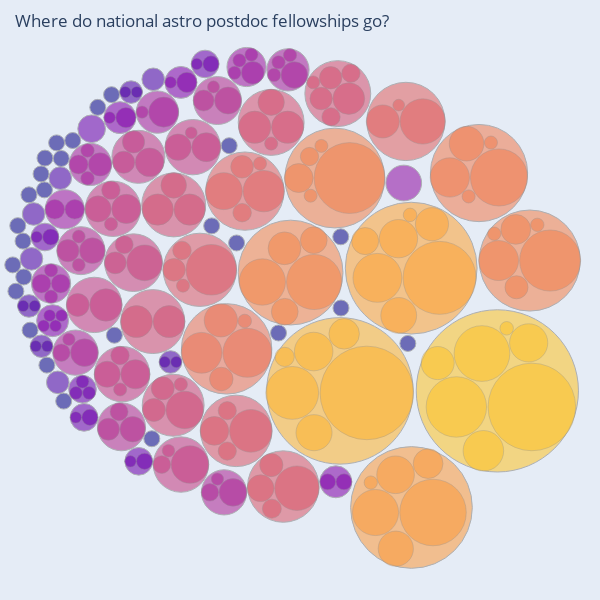

Notebook source saved alongside this figure:
### Code cell
import plotly.graph_objects as go
from matplotlib.colors import Normalize,rgb2hex,LogNorm
from palettable.cartocolors.sequential import agSunset_7


cmap = plt.get_cmap('plasma')
#cmap = agSunset_2.mpl_colormap
norm = Normalize(vmin=np.min(data_dict['size']),vmax=np.max(data_dict['size']))
norm = LogNorm(vmin=np.min(data_dict['size']),vmax=np.max(data_dict['size'])*2)

def bubble(data_dict,fig=None,lw=1,level=1):
    if fig is None: fig = go.Figure()
    kwargs = {
        'type': 'circle',
        'xref': 'x',
        'yref': 'y',
        'layer':'above',
        'line':dict(
            color='gray',
            width=lw)}

    ## add the actual bubbles to the figure
    points = [
        go.layout.Shape(
            x0=x-r,x1=x+r,
            y0=y-r,y1=y+r,
            fillcolor=rgb2hex(cmap(norm(parent_count))) if lw < 1 else None,
            opacity=1,
            **kwargs) 
        for x, y, r,parent_count in zip(
            data_dict['xpos'],
            data_dict['ypos'],
            data_dict['radius'],
            data_dict['parent_count'])]
    #fig.update_layout(shapes=points)

    ## add hover box using a scatter trace
    sizes = data_dict['radius']*2
    colors = [rgb2hex(cmap(norm(parent_count))) for parent_count in data_dict['parent_count']]
    fig.add_trace(go.Scatter(
        x=data_dict['xpos'],
        y=data_dict['ypos'],
        mode="markers",
        opacity=0.8,
        hovertext=[
            f"{location}<br>{count:0.0f}/{parent_count:0.0f} {fellowtype} recipients"
            for location,count,parent_count,fellowtype in zip(
                data_dict['location'],
                data_dict['count'],
                data_dict['parent_count'],
                data_dict['fellowtype']
                )
            ],
        marker=dict(
            color=colors,
            size=sizes,
            sizemode='diameter',
            sizeref=1.7e-3,# if level == 1 else 1.2/100,#2.*max(sizes)/(2*100**2,
            sizemin=1,
            line=dict(
                color='gray',
                width=lw)
            ),
        hovertemplate='%{hovertext}<extra></extra>',
    ))

    ## setup the axis to be a blank (square) canvas
    fig.update_xaxes(range=[-1, 1])
    fig.update_yaxes(range=[-1, 1])

    fig.update_layout(
        width=600,
        height=600,
        margin=dict(
            t=0,b=0,
            l=0,r=0),
        showlegend=False,
        xaxis={
            'showgrid': False, # thin lines in the background
            'zeroline': False, # thick line at x=0
            'visible': False},  # numbers below
        yaxis={
            'showgrid': False, # thin lines in the background
            'zeroline': False, # thick line at x=0
            'visible': False},  # numbers below 
        )
    fig.update_traces(textposition='top center')
    return fig

fig = None
fig = bubble(convert_circles_to_dict(level1_circles),fig=fig,lw=1)
fig = bubble(convert_circles_to_dict(level2_circles),fig=fig,lw=0.5,level=2)

## handle the legend and annotation
minyear = all_fellows[:,0].astype(int).max()
- all_fellows[:,0].astype(int).min()
dyear

fig.add_annotation(
    text='',
    x=.025,y=0.025,
    xref='container',
    yref='container',
)
fig.update_layout(
    title=dict(
            text='Where do national astro postdoc fellowships go?',
            x=.025,y=0.975,
            xref='container',
            yref='container',
        )
)

fig.show(
    #config={ 'modeBarButtonsToRemove': ['zoom', 'pan','select','lasso','autoscale','reset'] }
    config={'displayModeBar':False})

### Figure 1 — Plotly figure (JSON) as saved in the notebook; plotly's stock layout.template omitted (floating-point values rounded to 4 significant figures; data arrays with more than 128 entries replaced by an {"elided": "..."} marker saying what was removed)
{"data": [{"hovertemplate": "%{hovertext}<extra></extra>", "hovertext": ["Dartmouth College<br>1/1 NSF recipients", "Georgia State University<br>1/1 Hubble recipients", "Iowa State University<br>1/1 Hubble recipients", "Cerro Tololo InterAmerican Observatory<br>1/1 NSF recipients", "Adler Planetarium<br>1/1 NSF recipients", "Bowling Green State University<br>1/1 Hubble recipients", "Purdue University<br>1/1 Einstein recipients", "Lick Observatory, University of California<br>1/1 Hubble recipients", "Texas Tech University<br>1/1 Einstein recipients", "Wesleyan Universities<br>1/1 NSF recipients", "University of Utah<br>1/1 NSF recipients", "University of Pittsburgh<br>1/1 Hubble recipients", "University of Notre Dame<br>1/1 NSF recipients", "University of North Carolina, Chapel Hill<br>1/1 Hubble recipients", "University of California, Riverside<br>1/1 NSF recipients", "United States Naval Observatory<br>1/1 Michelson recipients", "San Francisco State University<br>1/1 Hubble recipients", "Los Alamos National Laboratory<br>1/1 Hubble recipients", "Rochester Institute of Technology<br>1/1 NSF recipients", "Rice University<br>1/1 Chandra recipients", "Western Washington University<br>1/1 NSF recipients", "North Carolina State University<br>1/1 Hubble recipients", "National Center for Atmospheric Research<br>1/1 NSF recipients", "NRAO - Socorro<br>1/1 NSF recipients", "Lowell Observatory<br>1/1 Hubble recipients", "*Fellow at Large<br>1/1 Chandra recipients", "University of Pennsylvania<br>2/2 all recipients", "University of Minnesota<br>2/2 Hubble recipients", "Lawrence Livermore National Laboratory<br>2/2 all recipients", "Vanderbilt University<br>2/2 NSF recipients", "University of California, Davis<br>2/2 Hubble recipients", "NASA Ames Research Center<br>2/2 all recipients", "NRAO - Charlottesville<br>2/2 NSF recipients", "Goddard Space Flight Center<br>2/2 all recipients", "Southwest Research Institute<br>2/2 Sagan recipients", "Rutgers University<br>3/3 all recipients", "New Mexico State University<br>3/3 all recipients", "University of Florida<br>3/3 all recipients", "Case Western Reserve University<br>3/3 all recipients", "University of Illinois, Urbana-Champaign<br>3/3 all recipients", "SLAC National Laboratory<br>3/3 Einstein recipients", "Boston University<br>4/4 all recipients", "University of California, Irvine<br>4/4 all recipients", "National Radio Astronomy Observatory<br>4/4 all recipients", "New York University<br>4/4 all recipients", "Kitt Peak National Observatory<br>5/5 Hubble recipients", "American Museum of Natural History<br>6/6 all recipients", "University of Massachusetts, Amherst<br>6/6 all recipients", "Pennsylvania State University<br>6/6 all recipients", "Michigan State University<br>7/7 all recipients", "University of California, San Diego<br>7/7 all recipients", "Cornell University<br>7/7 all recipients", "National Optical Astronomy Observatory<br>8/8 all recipients", "University of Virginia<br>8/8 all recipients", "University of Maryland, College Park<br>9/9 all recipients", "Arizona State University<br>9/9 all recipients", "Ohio State University<br>9/9 all recipients", "Jet Propulsion Laboratory<br>11/11 all recipients", "University of Wisconsin, Madison<br>12/12 all recipients", "University of California, Santa Barbara<br>12/12 all recipients", "Space Telescope Science Institute<br>12/12 all recipients", "University of California, Los Angeles<br>12/12 all recipients", "Northwestern University<br>12/12 all recipients", "Carnegie Institute of Washington<br>13/13 all recipients", "Stanford University<br>15/15 all recipients", "University of Washington<br>16/16 all recipients", "Lawrence Berkeley National Laboratory<br>16/16 all recipients", "Yale University<br>17/17 all recipients", "University of Michigan<br>17/17 all recipients", "Columbia University<br>20/20 all recipients", "Johns Hopkins University<br>20/20 all recipients", "University of Hawaii, Institute for Astronomy<br>21/21 all recipients", "University of Texas, Austin<br>24/24 all recipients", "University of Colorado, Boulder<br>24/24 all recipients", "University of Chicago<br>32/32 all recipients", "University of California, Santa Cruz<br>37/37 all recipients", "Carnegie Observatories<br>39/39 all recipients", "University of Arizona<br>40/40 all recipients", "Massachusetts Institute of Technology<br>43/43 all recipients", "University of California, Berkeley<br>58/58 all recipients", "California Institute of Technology<br>68/68 all recipients", "Princeton University<br>84/84 all recipients", "Harvard-Smithsonian Center for Astrophysics<br>103/103 all recipients"], "marker": {"color": ["#0d0887", "#0d0887", "#0d0887", "#0d0887", "#0d0887", "#0d0887", "#0d0887", "#0d0887", "#0d0887", "#0d0887", "#0d0887", "#0d0887", "#0d0887", "#0d0887", "#0d0887", "#0d0887", "#0d0887", "#0d0887", "#0d0887", "#0d0887", "#0d0887", "#0d0887", "#0d0887", "#0d0887", "#0d0887", "#0d0887", "#4e02a2", "#4e02a2", "#4e02a2", "#4e02a2", "#4e02a2", "#4e02a2", "#4e02a2", "#4e02a2", "#4e02a2", "#6c00a8", "#6c00a8", "#6c00a8", "#6c00a8", "#6c00a8", "#6c00a8", "#8104a7", "#8104a7", "#8104a7", "#8104a7", "#910ea3", "#9d189d", "#9d189d", "#9d189d", "#a62098", "#a62098", "#a62098", "#ad2793", "#ad2793", "#b42e8d", "#b42e8d", "#b42e8d", "#bf3984", "#c33d80", "#c33d80", "#c33d80", "#c33d80", "#c33d80", "#c7427c", "#cd4a76", "#d04d73", "#d04d73", "#d35171", "#d35171", "#d9586a", "#d9586a", "#db5c68", "#e06363", "#e06363", "#ea7457", "#ef7c51", "#f0804e", "#f1814d", "#f3854b", "#f99a3e", "#fca338", "#fdb22f", "#fdc229"], "line": {"color": "gray", "width": 1}, "size": {"elided": "166 float values"}, "sizemin": 1, "sizemode": "diameter", "sizeref": 0.0017}, "mode": "markers", "opacity": 0.8, "textposition": "top center", "type": "scatter", "x": [-0.2114, -0.2944, -0.07163, 0.1366, 0.1359, -0.2361, -0.6187, 0.3595, -0.4939, -0.8437, -0.8518, -0.7958, -0.7576, -0.9209, -0.8997, -0.7877, -0.9233, -0.6741, -0.8632, -0.947, -0.9035, -0.6282, -0.9407, -0.9575, -0.8113, -0.8501, -0.4317, -0.7991, -0.5631, -0.4892, -0.8951, -0.8615, -0.8074, -0.9035, -0.8879, -0.725, -0.8503, -0.5376, -0.7198, -0.3163, -0.6945, 0.1194, -0.397, -0.6002, -0.8247, 0.3459, -0.1782, -0.7841, -0.8298, -0.4753, -0.04007, -0.6987, -0.2532, -0.7483, -0.2754, -0.7301, -0.5951, -0.5387, -0.3573, -0.593, -0.3969, -0.6858, -0.6234, -0.5551, -0.4227, -0.421, -0.4907, -0.09611, 0.126, -0.2127, -0.05573, -0.3339, 0.3529, -0.1836, -0.2446, 0.5967, 0.116, 0.7658, -0.03133, 0.3715, 0.3707, 0.133, 0.6578], "y": [0.1901, 0.2471, -0.1099, -0.02674, 0.2107, 0.5144, -0.1175, -0.1448, -0.4625, -0.2171, 0.3671, 0.4717, 0.5316, 0.07682, -0.1006, -0.337, 0.1964, 0.6422, 0.4202, 0.02917, 0.3505, 0.6845, 0.2478, 0.117, 0.5238, 0.473, -0.2067, 0.4062, 0.693, 0.7357, 0.1371, -0.154, -0.2745, -0.01986, 0.2867, -0.2972, 0.21, -0.5378, -0.3912, 0.7868, 0.5708, -0.606, 0.7254, 0.6079, -0.06885, 0.3899, 0.7766, 0.3023, 0.05493, 0.6263, 0.7671, 0.4519, -0.6412, -0.1755, 0.6649, 0.1644, -0.4227, 0.4772, 0.5095, -0.2471, -0.5485, -0.01638, 0.304, 0.1244, -0.3508, 0.3169, -0.07196, 0.5919, 0.6881, -0.4363, -0.6218, 0.1006, 0.5952, 0.3629, -0.1629, 0.4232, 0.4065, 0.1315, 0.09141, -0.6916, 0.1062, -0.3029, -0.3029]}, {"hovertemplate": "%{hovertext}<extra></extra>", "hovertext": {"elided": "178 str values"}, "marker": {"color": {"elided": "178 str values"}, "line": {"color": "gray", "width": 0.5}, "size": {"elided": "356 float values"}, "sizemin": 1, "sizemode": "diameter", "sizeref": 0.0017}, "mode": "markers", "opacity": 0.8, "textposition": "top center", "type": "scatter", "x": {"elided": "178 float values"}, "y": {"elided": "178 float values"}}], "layout": {"height": 600, "margin": {"b": 0, "l": 0, "r": 0, "t": 0}, "showlegend": false, "title": {"text": "Where do national astro postdoc fellowships go?", "x": 0.025, "xref": "container", "y": 0.975, "yref": "container"}, "width": 600, "xaxis": {"range": [-1, 1], "showgrid": false, "visible": false, "zeroline": false}, "yaxis": {"range": [-1, 1], "showgrid": false, "visible": false, "zeroline": false}}}
